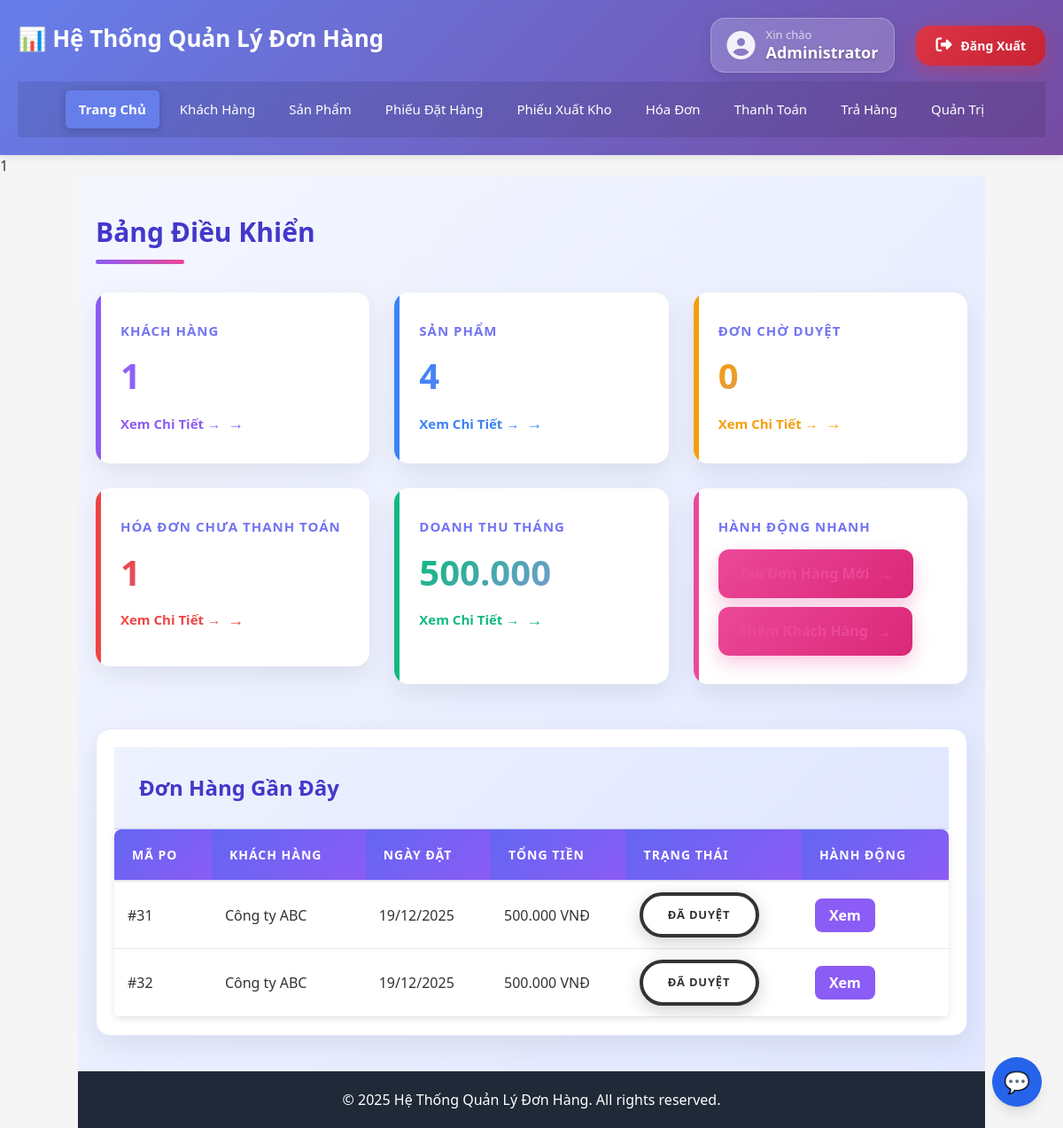
/index.php (signed in), run on an earlier commit of the app's database.
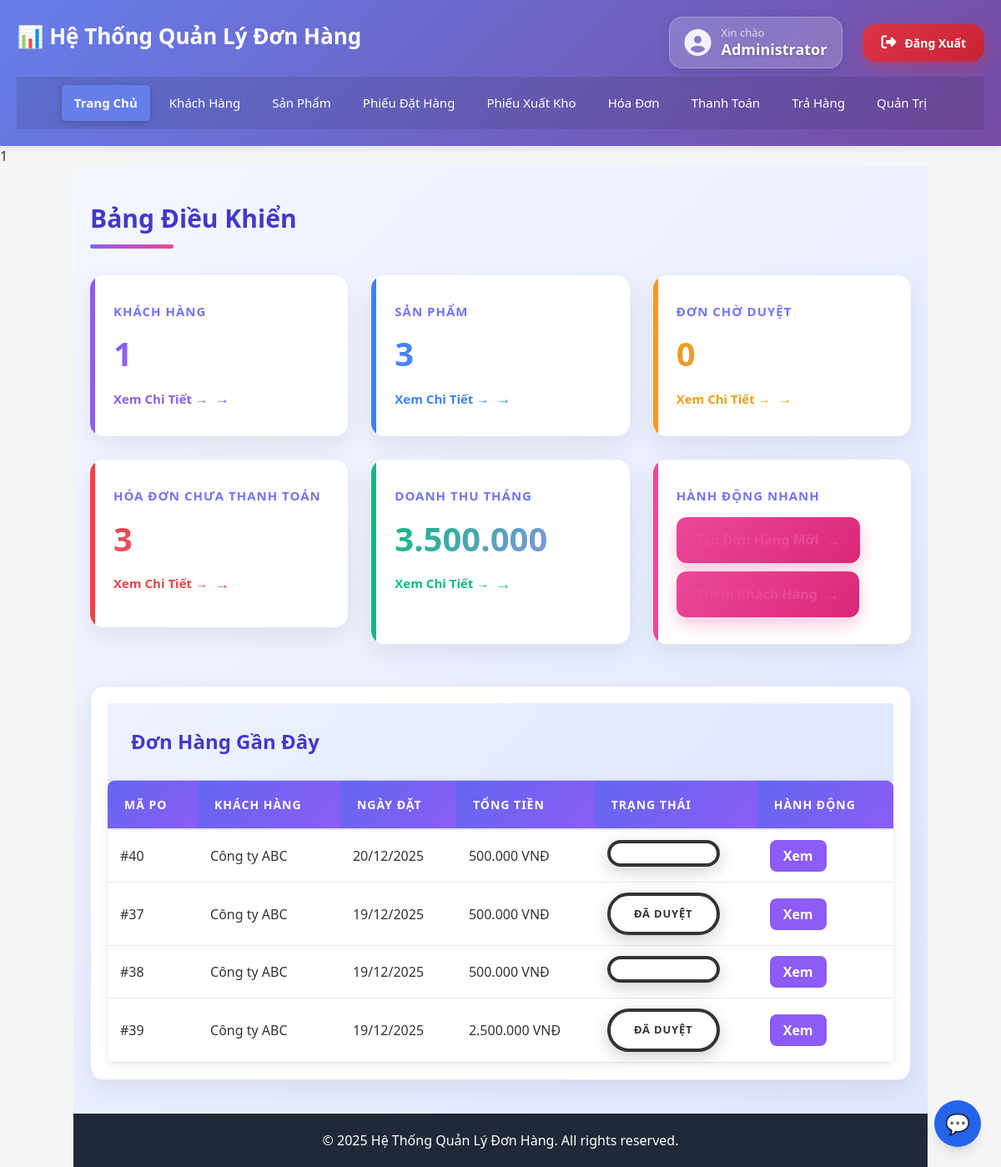
And on a later commit of the database.
### tables this page shows
CREATE TABLE `phieu_dat_hang` (
  `ma_phieu_dat_hang` int(11) NOT NULL,
  `ma_khach_hang` int(11) NOT NULL,
  `ngay_dat` date NOT NULL,
  `tong_tien` decimal(15,2) DEFAULT 0.00,
  `created_by` int(11) DEFAULT NULL,
  `approved_by` int(11) DEFAULT NULL,
  `approved_at` datetime DEFAULT NULL,
  `trang_thai` enum('Chờ duyệt','Đã duyệt','Hủy') DEFAULT 'Chờ duyệt',
  `ghi_chu` text DEFAULT NULL
);

CREATE TABLE `khach_hang` (
  `ma_khach_hang` int(11) NOT NULL,
  `ten_khach_hang` varchar(255) NOT NULL,
  `dia_chi` varchar(500) DEFAULT NULL,
  `dien_thoai` varchar(20) DEFAULT NULL,
  `email` varchar(100) DEFAULT NULL,
  `ngay_tao` datetime DEFAULT current_timestamp(),
  `trang_thai` enum('Hoạt động','Ngừng hoạt động') DEFAULT 'Hoạt động'
);

### config.php (called while the page is built, shortened)
<?php
$servername = "localhost";
$username = "root";
$password = "";
$dbname = "quanlydonhang";
$conn = new mysqli($servername, $username, $password, $dbname);
$conn->set_charset("utf8mb4");
function formatMoney($amount) {
    return number_format($amount, 0, ',', '.');
}
function hasRole($roleName) {
    global $conn;
    $userId = intval($_SESSION['user_id']);
    $stmt = $conn->prepare("SELECT 1 FROM user_roles ur JOIN roles r ON ur.role_id = r.id WHERE ur.user_id = ? AND r.name = ? LIMIT 1");
    $stmt->bind_param("is", $userId, $roleName);
    $stmt->execute();
    $res = $stmt->get_result();
    return $res->num_rows > 0;
}
function hasPermission($permissionName) {
    global $conn;
    $userId = intval($_SESSION['user_id']);
    $stmt = $conn->prepare("SELECT 1 FROM user_roles ur JOIN role_permissions rp ON ur.role_id = rp.role_id JOIN permissions p ON rp.permission_id = p.id WHERE ur.user_id = ? AND p.name = ? LIMIT 1");
    $stmt->bind_param("is", $userId, $permissionName);
    $stmt->execute();
    $res = $stmt->get_result();
    return $res->num_rows > 0;
}
?>

### index.php (the view, shortened to what this page needs)
<?php
include 'config.php';
?>
<!DOCTYPE html>
<html lang="vi">
<head>
    <link rel="stylesheet" href="css/style.css">
</head>
<body>
           <?= include 'header.php'; ?>
            <?php include 'chat/chat.php'; ?>
    <div class="container">
        <main>
            <div class="dashboard">
                <h2>Bảng Điều Khiển</h2>
                <div class="stats-grid">
                    <?php
                    $result = $conn->query("SELECT COUNT(*) as count FROM khach_hang WHERE trang_thai = 'Hoạt động'");
                    $row = $result->fetch_assoc();
                    $total_customers = $row['count'];
                    $result = $conn->query("SELECT COUNT(*) as count FROM san_pham");
                    $row = $result->fetch_assoc();
                    $total_products = $row['count'];
                    $result = $conn->query("SELECT COUNT(*) as count FROM phieu_dat_hang WHERE trang_thai = 'Chờ duyệt'");
                    $row = $result->fetch_assoc();
                    $pending_po = $row['count'];
                    $result = $conn->query("SELECT COUNT(*) as count FROM hoa_don WHERE trang_thai != 'Đã thanh toán'");
                    $row = $result->fetch_assoc();
                    $unpaid_invoices = $row['count'];
                    $result = $conn->query("SELECT SUM(tong_tien) as total FROM hoa_don WHERE MONTH(ngay_xuat_hd) = MONTH(NOW()) AND YEAR(ngay_xuat_hd) = YEAR(NOW())");
                    $row = $result->fetch_assoc();
                    $monthly_revenue = $row['total'] ?? 0;
                    ?>
                    <div class="stat-card">
                        <h3>Khách Hàng</h3>
                        <p class="stat-number"><?php echo $total_customers; ?></p>
                        <a href="khach_hang/list.php">Xem Chi Tiết →</a>
                    </div>
                    <div class="stat-card">
                        <h3>Sản Phẩm</h3>
                        <p class="stat-number"><?php echo $total_products; ?></p>
                        <a href="san_pham/list.php">Xem Chi Tiết →</a>
                    </div>
                    <div class="stat-card warning">
                        <h3>Đơn Chờ Duyệt</h3>
                        <p class="stat-number"><?php echo $pending_po; ?></p>
                        <a href="phieu_dat_hang/list.php">Xem Chi Tiết →</a>
                    </div>
                    <div class="stat-card alert">
                        <h3>Hóa Đơn Chưa Thanh Toán</h3>
                        <p class="stat-number"><?php echo $unpaid_invoices; ?></p>
                        <a href="hoa_don/list.php">Xem Chi Tiết →</a>
                    </div>
                    <div class="stat-card success">
                        <h3>Doanh Thu Tháng</h3>
                        <p class="stat-number"><?php echo formatMoney($monthly_revenue); ?></p>
                        <a href="hoa_don/list.php">Xem Chi Tiết →</a>
                    </div>
                    <div class="stat-card">
                        <h3>Hành Động Nhanh</h3>
                        <p style="margin: 10px 0;">
                            <a href="phieu_dat_hang/create.php" class="btn-primary">Tạo Đơn Hàng Mới</a>
                        </p>
                        <p>
                            <a href="khach_hang/create.php" class="btn-primary">Thêm Khách Hàng</a>
                        </p>
                    </div>
                </div>
                <div class="recent-section">
                    <h3>Đơn Hàng Gần Đây</h3>
                    <table class="table">
                        <thead>
                            <tr>
                                <th>Mã PO</th>
                                <th>Khách Hàng</th>
                                <th>Ngày Đặt</th>
                                <th>Tổng Tiền</th>
                                <th>Trạng Thái</th>
                                <th>Hành Động</th>
                            </tr>
                        </thead>
                        <tbody>
                            <?php
                            $sql = "SELECT p.ma_phieu_dat_hang, k.ten_khach_hang, p.ngay_dat, p.tong_tien, p.trang_thai
                                    FROM phieu_dat_hang p
                                    JOIN khach_hang k ON p.ma_khach_hang = k.ma_khach_hang
                                    ORDER BY p.ngay_dat DESC LIMIT 5";
                            $result = $conn->query($sql);
                            if ($result->num_rows > 0) {
                                while($row = $result->fetch_assoc()) {
                                    echo "<tr>";
                                    echo "<td>#" . $row['ma_phieu_dat_hang'] . "</td>";
                                    echo "<td>" . htmlspecialchars($row['ten_khach_hang']) . "</td>";
                                    echo "<td>" . date('d/m/Y', strtotime($row['ngay_dat'])) . "</td>";
                                    echo "<td>" . formatMoney($row['tong_tien']) . " VNĐ</td>";
                                    echo "<td><span class='status-" . strtolower(str_replace(' ', '-', $row['trang_thai'])) . "'>" . $row['trang_thai'] . "</span></td>";
                                    echo "<td><a href='phieu_dat_hang/detail.php?id=" . $row['ma_phieu_dat_hang'] . "'>Xem</a></td>";
                                    echo "</tr>";
                                }
                            } else {
                                echo "<tr><td colspan='6' style='text-align: center;'>Chưa có đơn hàng</td></tr>";
                            }
                            ?>
                        </tbody>
                    </table>
                </div>
            </div>
        </main>
        <footer>
            <p>&copy; 2025 Hệ Thống Quản Lý Đơn Hàng. All rights reserved.</p>
        </footer>
    </div>
</body>
</html>

### header.php (shortened to what this page needs)
<?php
$current_file = basename($_SERVER['PHP_SELF']);
$current_path = parse_url($_SERVER['REQUEST_URI'], PHP_URL_PATH);
?>
<header>
    <div class="header-inner">
         <div class="header-top">
            <h1>📊 Hệ Thống Quản Lý Đơn Hàng</h1>
            <div class="user-info">
                <div class="user-greeting">
                    <i class="fas fa-user-circle user-icon"></i>
                    <div class="user-text">
                        <span>Xin chào</span>
                        <strong class="username">
                         <?php echo htmlspecialchars($_SESSION['full_name'] ?? 'Guest'); ?></span>
                        </strong>
                    </div>
                </div>
                <a href="/logout.php" class="btn-logout-premium">
                    <i class="fas fa-sign-out-alt"></i>
                    <span>Đăng Xuất</span>
                </a>
            </div>
        </div>
        <nav class="navbar">
            <ul>
                <li><a href="/index.php" data-url="/index.php" class="<?= $current_file == 'index.php' ? 'active' : '' ?>">Trang Chủ</a></li>
                <?php if (hasPermission('manage_users')): ?>
                    <li><a href="/khach_hang/list.php" data-url="/khach_hang/list.php" class="<?= strpos($current_path, '/khach_hang') !== false ? 'active' : '' ?>">Khách Hàng</a></li>
                <?php endif; ?>
                <?php if (hasPermission('create_po')): ?>
                    <li><a href="/san_pham/list.php" data-url="/san_pham/list.php" class="<?= strpos($current_path, '/san_pham') !== false ? 'active' : '' ?>">Sản Phẩm</a></li>
                <?php endif; ?>
                <?php if (hasPermission('view_po')): ?>
                    <li><a href="/phieu_dat_hang/list.php" data-url="/phieu_dat_hang/list.php" class="<?= strpos($current_path, '/phieu_dat_hang') !== false ? 'active' : '' ?>">Phiếu Đặt Hàng</a></li>
                <?php endif; ?>
                <?php if (hasPermission('execute_pxk') || hasRole('kho')): ?>
                    <li><a href="/phieu_xuat_kho/list.php" data-url="/phieu_xuat_kho/list.php" class="<?= strpos($current_path, '/phieu_xuat_kho') !== false ? 'active' : '' ?>">Phiếu Xuất Kho</a></li>
                <?php endif; ?>
                <?php if (hasPermission('create_invoice') || hasPermission('issue_invoice') || hasPermission('view_invoice')): ?>
                    <li><a href="/hoa_don/list.php" data-url="/hoa_don/list.php" class="<?= strpos($current_path, '/hoa_don') !== false ? 'active' : '' ?>">Hóa Đơn</a></li>
                <?php endif; ?>
                <?php if (hasPermission('record_payment')): ?>
                    <li><a href="/thanh_toan/list.php" data-url="/thanh_toan/list.php" class="<?= strpos($current_path, '/thanh_toan') !== false ? 'active' : '' ?>">Thanh Toán</a></li>
                <?php endif; ?>
                <?php if (hasPermission('create_return') || hasPermission('approve_return') || hasRole('kho') || hasRole('ketoan')): ?>
                    <li><a href="/tra_hang/list.php" data-url="/tra_hang/list.php" class="<?= strpos($current_path, '/tra_hang') !== false ? 'active' : '' ?>">Trả Hàng</a></li>
                <?php endif; ?>
                <?php if (hasRole('kho')): ?>
                    <li><a href="/ton_kho/list.php" data-url="/ton_kho/list.php" class="<?= strpos($current_path, '/ton_kho') !== false ? 'active' : '' ?>">Tồn Kho</a></li>
                <?php endif; ?>
                <?php if (hasPermission('manage_users')): ?>
                    <li><a href="/admin/users.php" data-url="/admin/users.php" class="<?= strpos($current_path, '/admin') !== false ? 'active' : '' ?>">Quản Trị</a></li>
                <?php endif; ?>
            </ul>
        </nav>
    </div>
</header>
<link rel="stylesheet" href="https://cdnjs.cloudflare.com/ajax/libs/font-awesome/6.5.0/css/all.min.css">

### chat/chat.php (shortened to what this page needs)
<script src="https://cdn.tailwindcss.com"></script>
<div id="chat-toggle"
     class="fixed bottom-6 right-6 z-[9999] w-14 h-14 rounded-full bg-blue-600
            text-white flex items-center justify-center text-2xl cursor-pointer shadow-lg">
    💬
</div>

### header.php (style rules this page uses)
.header-top { display: flex; justify-content: space-between; align-items: center; margin-bottom: 10px; }
.user-info { display: flex; align-items: center; gap: 24px; }
.user-greeting { display: flex; align-items: center; gap: 12px; background: rgba(255, 255, 255, 0.18); padding: 10px 18px; border-radius: 16px; backdrop-filter: blur(10px); border: 1px solid rgba(255, 255, 255, 0.25); box-shadow: 0 4px 15px rgba(0, 0, 0, 0.1); transition: all 0.3s ease; }
.user-icon { font-size: 32px; color: #ffffff; opacity: 0.9; }
.user-text { display: flex; flex-direction: column; line-height: 1.3; }
.user-text span { font-size: 13px; opacity: 0.8; color: #f0f0f0; }
.username { font-size: 18px; font-weight: 700; color: #ffffff; text-shadow: 0 1px 3px rgba(0, 0, 0, 0.3); }
.btn-logout-premium { display: flex; align-items: center; gap: 10px; background: linear-gradient(135deg, #dc3545, #c82333); color: white !important; padding: 12px 22px; border-radius: 16px; text-decoration: none; font-weight: 600; font-size: 15px; box-shadow: 0 6px 20px rgba(220, 53, 69, 0.4); transition: all 0.35s ease; border: none; }
.btn-logout-premium i { font-size: 18px; }

What changed in the data, as far as the page shows it:
removed phieu_dat_hang: ma_phieu_dat_hang "31", ma_khach_hang.ten_khach_hang "Công ty ABC", ngay_dat "19/12/2025", tong_tien "500.000", trang_thai "ĐÃ DUYỆT"
removed phieu_dat_hang: ma_phieu_dat_hang "32", ma_khach_hang.ten_khach_hang "Công ty ABC", ngay_dat "19/12/2025", tong_tien "500.000", trang_thai "ĐÃ DUYỆT"
added phieu_dat_hang: ma_phieu_dat_hang "40", ma_khach_hang.ten_khach_hang "Công ty ABC", ngay_dat "20/12/2025", tong_tien "500.000"
added phieu_dat_hang: ma_phieu_dat_hang "37", ma_khach_hang.ten_khach_hang "Công ty ABC", ngay_dat "19/12/2025", tong_tien "500.000", trang_thai "ĐÃ DUYỆT"
added phieu_dat_hang: ma_phieu_dat_hang "38", ma_khach_hang.ten_khach_hang "Công ty ABC", ngay_dat "19/12/2025", tong_tien "500.000"
added phieu_dat_hang: ma_phieu_dat_hang "39", ma_khach_hang.ten_khach_hang "Công ty ABC", ngay_dat "19/12/2025", tong_tien "2.500.000", trang_thai "ĐÃ DUYỆT"
Also different on the page:
$total_products: "4" → "3"
$unpaid_invoices: "1" → "3"
formatMoney($monthly_revenue): "500.000" → "3.500.000"
